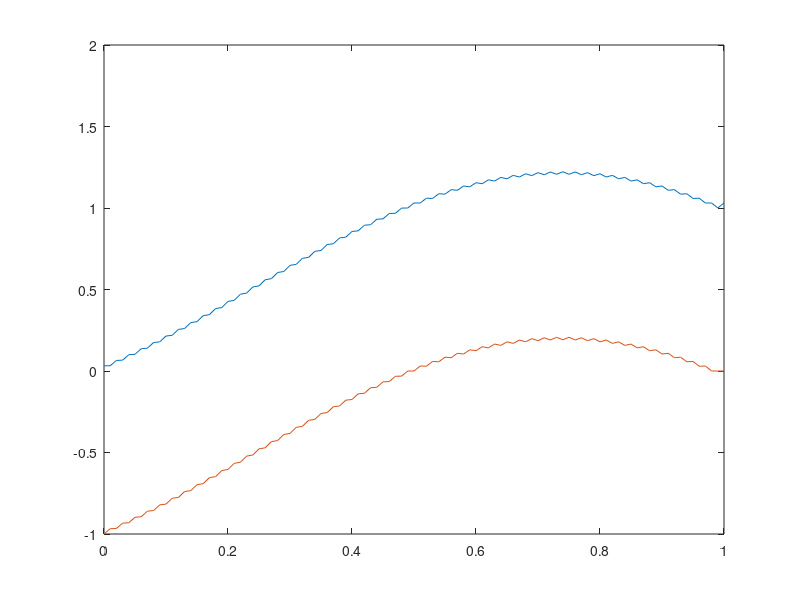

Write MATLAB code to recreate this figure.
%%%%%%%%%%%%%%%%%%%%%%%%%%%%%%%%%%%%%%%%%%%%%%%%%%%%%%%%%%%%%%%%%%%%%%%%%%
% Description: This script implements the Lax Friedrich method to 
% numerically solve the scalar advection equation u_t + au_x = 0. 
% It stores all the parameters that define the desired 
% method.  Stable provided mu=abs(ak/h)<=1 
% Lax Friedrichs scheme
% u_new(j) = (u_old(j-1)+u_old(j+1))/2 - (mu/2)*(u_old(j+1)-u_old(j-1))

% parameters:
%   t0:intitial time
%   tf:final time
%   L:number of spatial grid points 
%   N: number of time grid points
%   f: function that gives inital data
%%%%%%%%%%%%%%%%%%%%%%%%%%%%%%%%%%%%%%%%%%%%%%%%%%%%%%%%%%%%%%%%%%%%%%%%%

%initialize parameters
t0=0;
tf=1;
L=100;
N=100;


%define space mesh
dx = 1/L;
x = 0:dx:1;
x = x';

%set inital funcitons  
InitialPressure = sin(pi * x)';
InitialVelocity = cos(pi * x)';

% define time mesh
dt = (tf-t0)/N;
t = t0:dt:tf;

%wave speed
A=[0 1; 1 0];

%CFL number
mu = A*dt/dx;

%preallocate u, set initial u value to f
U =struct('pressure', zeros(N+1,L+1), 'velocity',zeros(N+1,L+1));
U(:).pressure(1,:)=InitialPressure;
U(:).velocity(1,:)=InitialVelocity;


%loop through time
for n=1:N
    %loop through space
    for j=2:L
%u(n + 1,j)= (u(n,j - 1) + u(n,j + 1))/2 -(mu/2)*(u(n,j + 1) - u(n,j - 1))
      
      prev=(cell2mat({U.pressure(n,j-1),U.velocity(n,j-1)}))';
      %disp(first)  
      next=(cell2mat({U.pressure(n,j+1),U.velocity(n,j+1)}))';
      %disp(second)
      term1=(prev+next)/2;
      term2=-(mu/2)*(next-prev);
      new=term1+term2;

      U.pressure(n + 1 , j)=new(1);
      U.velocity(n+1,j)=new(2);
    end
    
    %Set values at boundaries using periodic BC's
    j=1; 
    
    % u(0) == u(N)
    prev=cell2mat({U.pressure(n,j+1),U.velocity(n,j+1)})';
    next=cell2mat({U.pressure(n,L),U.velocity(n,L)})';
    new= (prev + next)/ 2 - (mu/ 2) * (next - prev);
    U.pressure(n + 1 , j)=new(1);
    U.velocity(n+1,j) = new(2); 
       
    j = L+1;
    
    % u(N+2) == u(2)
    prev=cell2mat({U.pressure(n,2),U.velocity(n,2)})';
    next=cell2mat({U.pressure(n,j-1),U.velocity(n,j-1)})';
    new= (prev + next)./ 2 - (mu/ 2) * (next - prev);
    U.pressure(n + 1 , j)=new(1);
    U.velocity(n+1,j) = new(2); 
 
    %outflow boundary 
    U.pressure(n+1 , j + 1) = 2 * U.pressure(n , L) - U.pressure(n , L - 1);
    U.velocity(n+1 , j + 1) = 2 * U.velocity(n , L) - U.velocity(n , L - 1);
end

clf
%figure(glf)
% hold on
for i=1:L
   
    plot(x,U.pressure(:,i),x,U.velocity(:,i))
	axis([0 1 -1 2])
    pause(.05)
    drawnow
end
hold off

